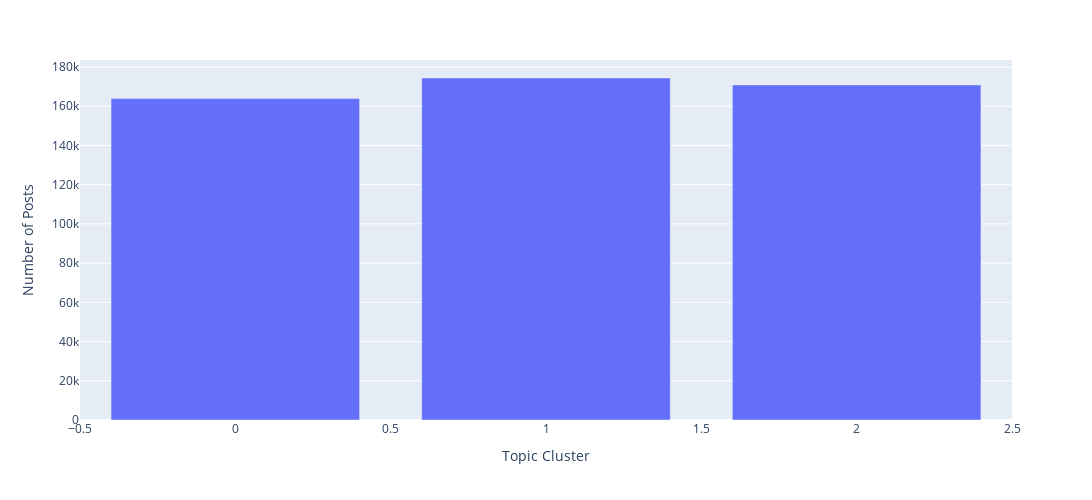

This figure's notebook cell:
### Markdown cell above
### Total number of news posts per topic cluster

### Code cell
px.bar(usage_info.groupby('Topic_Num',as_index=False).count(), 
       x='Topic_Num', y='over_18', labels={'Topic_Num': 'Topic Cluster', 'over_18':'Number of Posts'}, height=500, width=1200)

### Figure 1 — Plotly figure (JSON) as saved in the notebook; plotly's stock layout.template omitted (floating-point values rounded to 4 significant figures)
{"data": [{"alignmentgroup": "True", "hovertemplate": "Topic Cluster=%{x}<br>Number of Posts=%{y}<extra></extra>", "legendgroup": "", "marker": {"color": "#636efa"}, "name": "", "offsetgroup": "", "orientation": "v", "showlegend": false, "textposition": "auto", "type": "bar", "x": [0, 1, 2], "xaxis": "x", "y": [163912, 174429, 170895], "yaxis": "y"}], "layout": {"barmode": "relative", "height": 500, "legend": {"tracegroupgap": 0}, "margin": {"t": 60}, "width": 1200, "xaxis": {"anchor": "y", "domain": [0, 1], "title": {"text": "Topic Cluster"}}, "yaxis": {"anchor": "x", "domain": [0, 1], "title": {"text": "Number of Posts"}}}}
